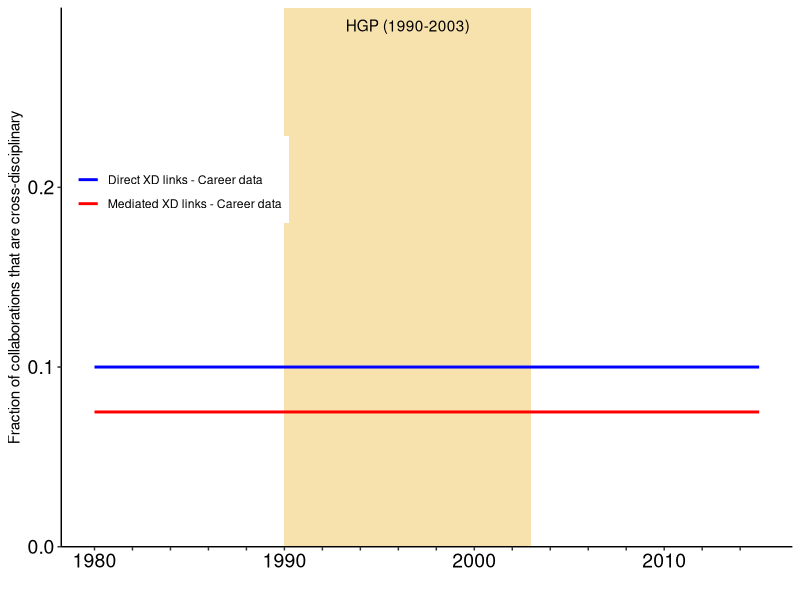

Reproduce this figure in R.
library(ggplot2)
library(tidyr)

fraction_data <-
  data.frame(
    xd_direct = seq(from=0.1, to=0.15),
    xd_mediate = seq(from=0.075, to=0.125),
    year = seq(from=1980, to=2015)
  )

max_xd = max(c(max(fraction_data$xd_direct), max(fraction_data$xd_mediate)))
axis_x_seq = seq(1980,2015,2)

fraction_data %>%
  gather(key, fraction, xd_direct, xd_mediate) %>%
  ggplot(aes(x=year, y=fraction, colour=key)) +
  annotate("rect", xmin = 1990, ymin = 0, xmax= 2003, ymax = 0.3, fill="#f7e2ae") +
  annotate("text", label="HGP (1990-2003)", x=1996.5, y=0.29) +
  geom_line(size=1) +
  scale_color_manual(values=c('#0000FF','#FF0000'), 
                     labels=c("Direct XD links - Career data", "Mediated XD links - Career data"), 
                     name="",
                     aesthetics = "colour") +
  theme_classic() +
  scale_x_continuous(limits = c(1980,2015), expand = c(0, 0)) +
  scale_y_continuous(limits = c(0,0.3), expand = c(0, 0)) +
  xlab("") +
  ylab("Fraction of collaborations that are cross-disciplinary") +
  theme(axis.text.x = element_text(color="#000000", size=14, angle=0),
        axis.text.y = element_text(color="#000000", size=14, angle=0),
        legend.justification=c(0,0), 
        legend.position=c(0.01,0.6)) +
  scale_x_continuous(breaks=seq(1980,2015,2), labels=ifelse(axis_x_seq %in% c(1980, 1990, 2000, 2010), axis_x_seq, "")) + 
  scale_fill_discrete(name="Test")
  
